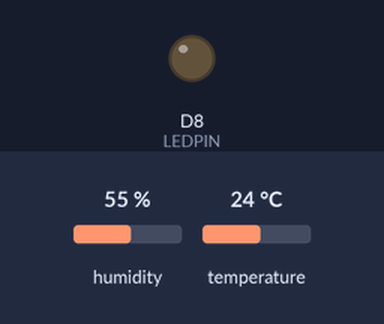
Recording of a sketch running on a simulated Arduino Uno R4 WiFi. On the bench: output pins drawn as LEDs (lit = HIGH). The inputs (shaded band) are chosen by the test bench; at power-on: temperature 24 °C, humidity 55 %. WiFi joins after 1.5 s; servers stay silent unless stated; uploads are accepted with an empty reply; what the sketch prints to the serial monitor is not drawn.

Above: at 2.7 s.
2.8 s: temperature set to 25.6 °C
5.5 s: temperature set to 26.4 °C
At 5.9 s:
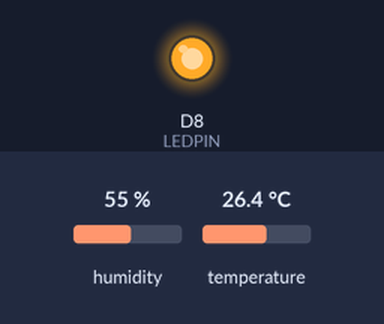
8.2 s: temperature set to 12 °C
At 10.6 s:
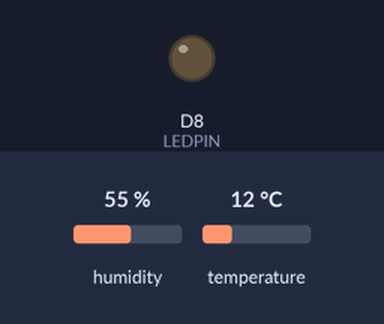
11.2 s: temperature set to 28 °C
At 12.3 s:
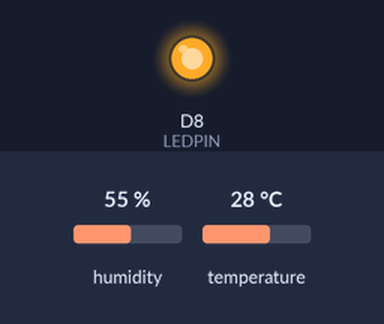
Timing chart, 0 to 14.2 s (numbered marks = the images above; inputs shaded):
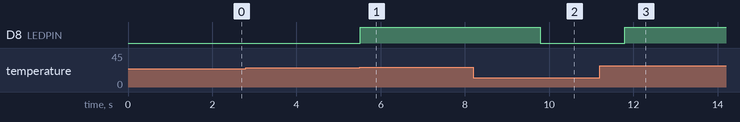

Measured:
- the behaviour switches between 26 and 26.1 °C on temperature (found by bisection; images 0 and 1)
- after the input at 2.8 s, every drawn part: stays the same
- after the input at 5.5 s, D8 (LEDPIN): LOW → HIGH at once
- after the input at 8.2 s, D8 (LEDPIN): HIGH → LOW after 1.6 s
- after the input at 11.2 s, D8 (LEDPIN): LOW → HIGH after 0.60 s

The sketch:

Temperatura.ino
```cpp
#include <WiFiS3.h>
#include <DHT.h>

#define DHTPIN 2
#define DHTTYPE DHT22
#define LEDPIN 8

const char* ssid = "Mega_2.4G_96A0";
const char* password = "6GFHzQZt";

const char* webhookHost = "hook.us2.make.com";
const char* webhookPath = "/owu4jrrr8dk1ll2y8l9b61nqe21n82lo";

DHT dht(DHTPIN, DHTTYPE);

WiFiSSLClient client;

bool avisoEnviado = false;

void setup() {

  Serial.begin(9600);

  pinMode(LEDPIN, OUTPUT);
  digitalWrite(LEDPIN, LOW);

  dht.begin();

  Serial.println("Iniciando...");

  // -----------------------------
  // CONECTAR AL WIFI
  // -----------------------------

  WiFi.begin(ssid, password);

  Serial.print("Conectando a WiFi");

  while (WiFi.status() != WL_CONNECTED) {
    delay(500);
    Serial.print(".");
  }

  Serial.println();
  Serial.println("WiFi conectado!");

  // -----------------------------
  // ESPERAR IP
  // -----------------------------

  Serial.println("Esperando IP...");

  IPAddress ip = WiFi.localIP();

  while (ip == IPAddress(0, 0, 0, 0)) {

    delay(1000);

    ip = WiFi.localIP();

    Serial.println("Esperando DHCP...");
  }

  Serial.print("IP del Arduino: ");
  Serial.println(ip);

  Serial.println("Sistema listo.");
}


void loop() {

  // Leer DHT22

  float temperatura = dht.readTemperature();
  float humedad = dht.readHumidity();


  if (isnan(temperatura) || isnan(humedad)) {

    Serial.println("ERROR: No se pudo leer el DHT22");

    delay(2000);

    return;
  }


  // -----------------------------
  // MOSTRAR DATOS
  // -----------------------------

  Serial.println();
  Serial.println("============================");

  Serial.print("Temperatura: ");
  Serial.print(temperatura, 1);
  Serial.println(" °C");

  Serial.print("Humedad: ");
  Serial.print(humedad, 1);
  Serial.println(" %");


  // -----------------------------
  // SI SUPERA 26 °C
  // -----------------------------

  if (temperatura > 26.0) {

    digitalWrite(LEDPIN, HIGH);

    Serial.println("🔥 TEMPERATURA ALTA");
    Serial.println("LED D8 ENCENDIDO");


    // Solo mandar una vez

    if (!avisoEnviado) {

      Serial.println("Enviando alerta a Make...");

      enviarMake(temperatura, humedad);

      avisoEnviado = true;
    }

  }


  // -----------------------------
  // SI VUELVE A 26 °C O MENOS
  // -----------------------------

  else {

    digitalWrite(LEDPIN, LOW);

    avisoEnviado = false;

    Serial.println("❄️ Temperatura normal");
    Serial.println("LED D8 APAGADO");
  }


  // Leer cada 2 segundos

  delay(2000);
}


// =================================================
// ENVIAR DATOS A MAKE
// =================================================

void enviarMake(float temperatura, float humedad) {

  Serial.println("Conectando con Make...");


  if (!client.connect(webhookHost, 443)) {

    Serial.println("ERROR: No se pudo conectar con Make.");

    return;
  }


  Serial.println("Conectado a Make!");


  // -----------------------------
  // CREAR JSON
  // -----------------------------

  String json = "{";

  json += "\"temperatura\":";
  json += String(temperatura, 1);

  json += ",";

  json += "\"humedad\":";
  json += String(humedad, 1);

  json += "}";


  Serial.println("Enviando:");

  Serial.println(json);


  // -----------------------------
  // PETICION HTTP POST
  // -----------------------------

  client.println("POST " + String(webhookPath) + " HTTP/1.1");

  client.println("Host: " + String(webhookHost));

  client.println("Content-Type: application/json");

  client.println("Content-Length: " + String(json.length()));

  client.println("Connection: close");

  client.println();

  client.println(json);


  Serial.println("Peticion enviada.");


  // -----------------------------
  // LEER RESPUESTA
  // -----------------------------

  unsigned long inicio = millis();

  while (!client.available() && millis() - inicio < 5000) {

    delay(100);
  }


  if (client.available()) {

    String respuesta = client.readStringUntil('\n');

    Serial.print("Respuesta de Make: ");

    Serial.println(respuesta);

  }

  else {

    Serial.println("Make no envio respuesta.");
  }


  client.stop();

  Serial.println("Conexion cerrada.");
}
```
